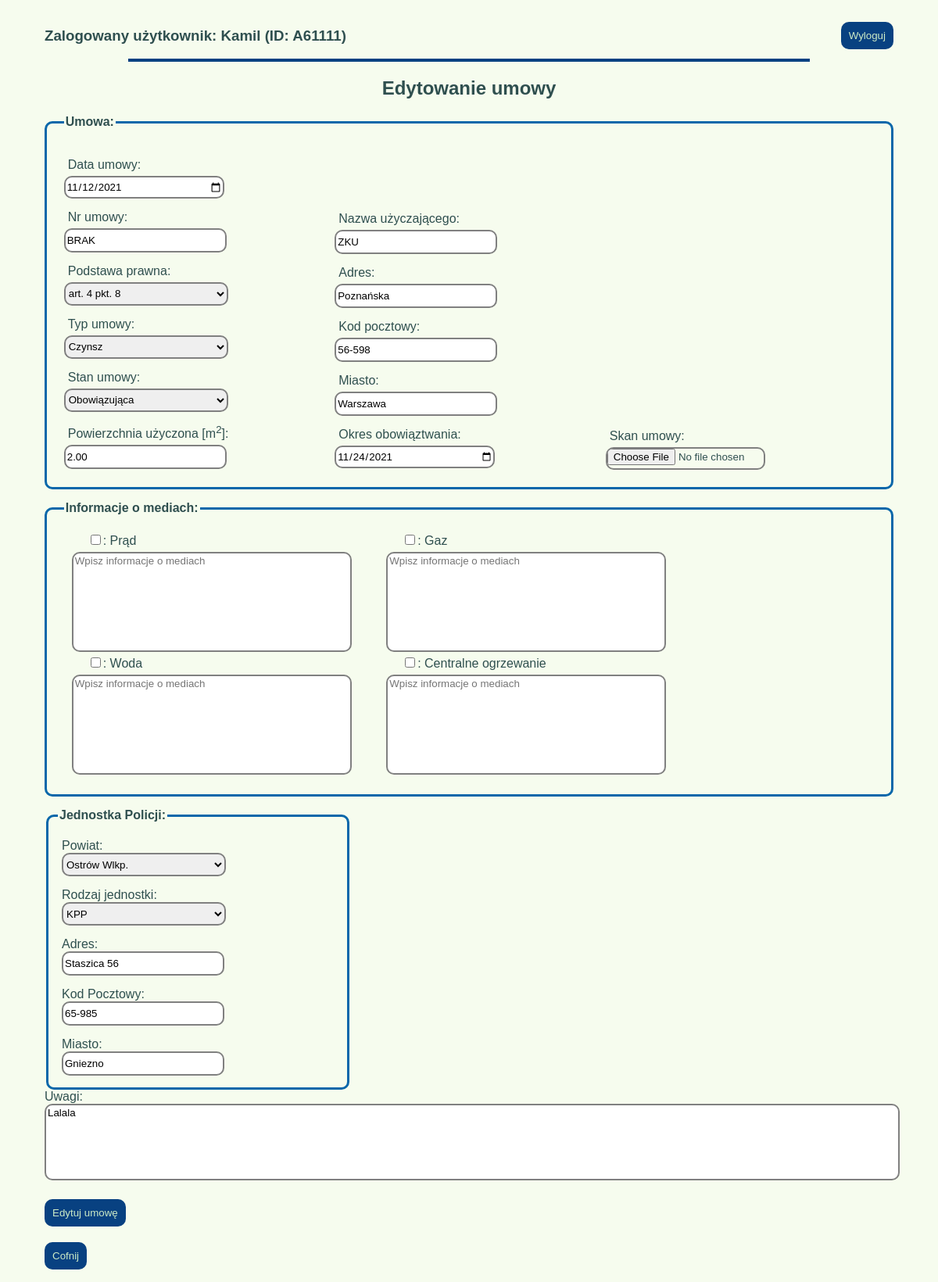
Before: /umowy/edytuj/1/ (signed in) with the older database file.
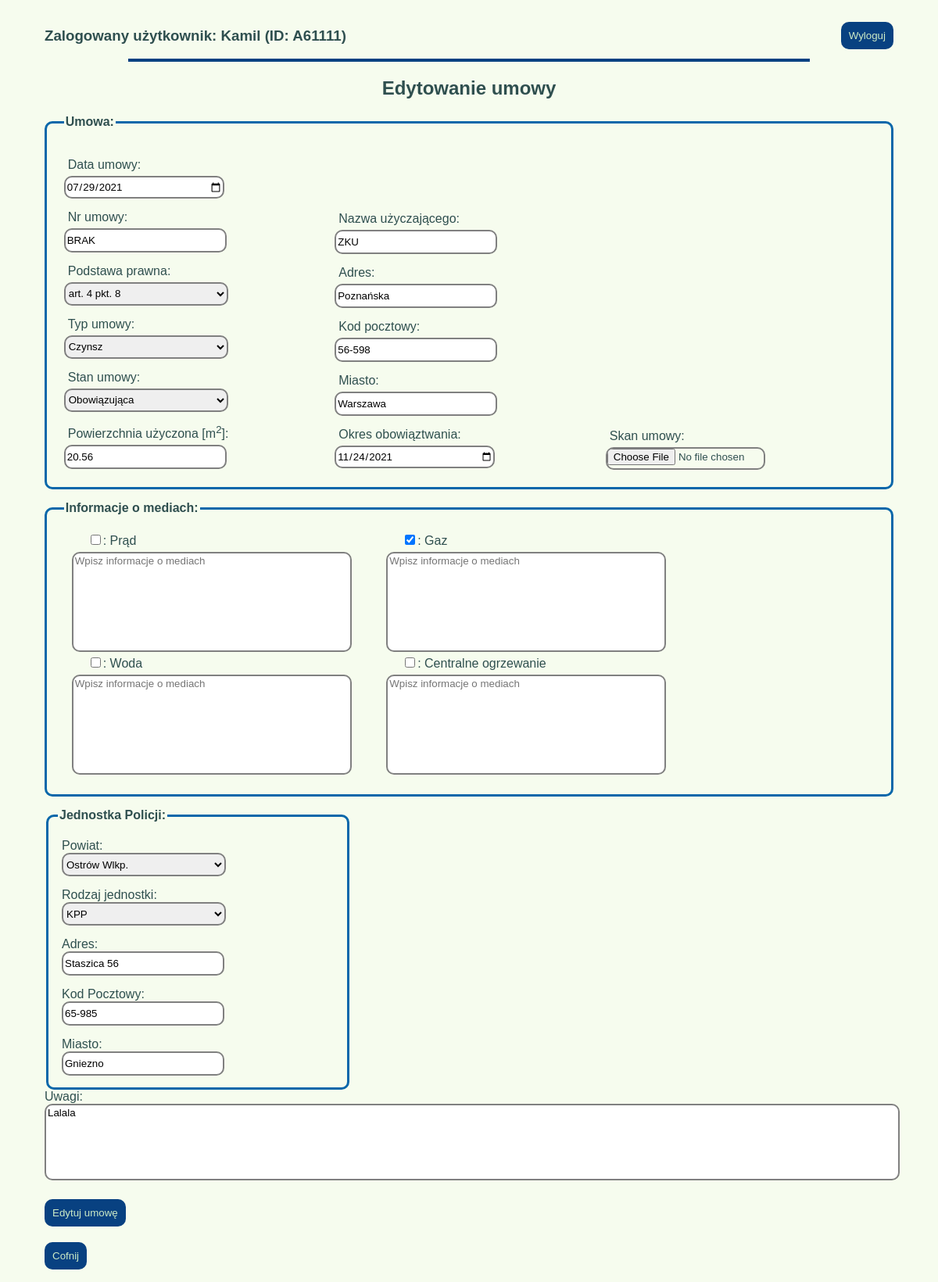
After: the same page with the newer database file.
### umowyapp/models.py (models this page shows, shortened)
class Umowa(models.Model):
    data_umowy = models.DateField(null=False)
    nr_umowy = models.CharField(max_length=20, blank=True, default="BRAK")
    podstawa_prawna = models.ForeignKey(Podstawa_prawna, on_delete=models.CASCADE, blank=True)
    nazwa_uzyczajacego = models.CharField(max_length=30, null=True)
    adres_uzyczajacego = models.CharField(max_length=30, null=True)
    kod_pocztowy_uzyczajacego = models.CharField(max_length=6, null=True)
    miasto_uzyczajacego = models.CharField(max_length=20, null=True)
    okres_obowiazywania = models.DateField(blank=True, default="")
    typ_umowy = models.ForeignKey(Rodzaj_umowy, on_delete=models.CASCADE)
    pow_uzyczona = models.DecimalField(max_digits=4, decimal_places=2, null=True, blank=True)
    rodzaj_kosztow_prad = models.BooleanField()
    informacje_prad = models.TextField(blank=True, default="")
    rodzaj_kosztow_gaz = models.BooleanField()
    informacje_gaz = models.TextField(blank=True, default="")
    rodzaj_kosztow_woda = models.BooleanField()
    informacje_woda = models.TextField(blank=True, default="")
    rodzaj_kosztow_co = models.BooleanField()
    informacje_co = models.TextField(blank=True, default="")
    powiaty_jedn = models.ForeignKey(Powiaty_Wlkp, on_delete=models.CASCADE)
    rodzaj_jedn = models.ForeignKey(Rodzaje_jednostek, on_delete=models.CASCADE)
    adres_jedn = models.CharField(max_length=30, null=True)
    miasto_jedn = models.CharField(max_length=20, null=True)
    kod_pocztowy_jedn = models.CharField(max_length=6, null=True)
    skan_umowy = models.FileField(upload_to='umowy_pdf', null=True, blank=True)
    stan_umowy = models.ForeignKey(Stan_umow, on_delete=models.CASCADE, blank=False, default=1)
    uwagi = models.TextField(blank=True, default="")
    deleted = models.BooleanField(null=False, default=0)
    created = models.DateTimeField(auto_now_add=True)
    modified = models.DateTimeField(auto_now=True)
    autor = models.ForeignKey("auth.User", on_delete=models.CASCADE)

### umowyapp/views.py (the view)
# urls.py: path('edytuj/<int:id>/', edytuj_umowe, name="edytuj_umowe"),
@login_required
def edytuj_umowe(request, id):
    umowa_edit = get_object_or_404(Umowa, pk=id)
    umowa_form = UmowyForm(request.POST or None, request.FILES or None, instance=umowa_edit)
    if umowa_form.is_valid():
        umowa_form.save()
        return redirect(wszystkie_umowy)
    return render(request, 'umowa_form.html', {'umowa_form': umowa_form, 'nowy': False})

### umowyapp/models.py (called while the page is built)
    def __str__(self):
        return self.powiat_jedn()

    def powiat_jedn(self):
        return "{}".format(self.powiat)

    def __str__(self):
        return self.rodzaj_jedn()

    def rodzaj_jedn(self):
        return "{}".format(self.rodzaj)

    def __str__(self):
        return self.stan_umowy()

    def stan_umowy(self):
        return "{}".format(self.stan)

    def __str__(self):
        return self.rodzaj_um()

    def rodzaj_um(self):
        return "{}".format(self.rodz_um)

    def __str__(self):
        return self.podstawa_praw()

    def podstawa_praw(self):
        return "{}".format(self.podstawa)

### templates/umowa_form.html (shortened to what this page needs)
{%extends 'start.html'%}
{%load bootstrap%}
{%block strona%}
{%if nowy%}
<h2 class="naglowki_form">Dodawanie nowej umowy</h2>
{%else%}
<h2 class="naglowki_form"> Edytowanie umowy</h2>
{%endif%}
<form method="post" enctype="multipart/form-data">
    <fieldset class="podglad_umow">
        <legend><b>Umowa:</b></legend>
        <div class="formularz">
            <label>Data umowy: </label>{{umowa_form.data_umowy}}
            <label>Nr umowy: </label>{{umowa_form.nr_umowy}}
            <label>Podstawa prawna:</label> {{umowa_form.podstawa_prawna}}
            <label>Typ umowy:</label> {{umowa_form.typ_umowy}}
            <label>Stan umowy:</label> {{umowa_form.stan_umowy}}
            <label>Powierzchnia użyczona [m<sup>2</sup>]:</label> <input type="number" step="any" name="pow_uzyczona"
                                                                 placeholder="wpisz powierzchnie"
                                                                 value={{umowa_form.pow_uzyczona.value}}></label>
        </div>
        <div class="formularz">
            <label>Nazwa użyczającego:</label> {{umowa_form.nazwa_uzyczajacego}}
            <label>Adres:</label> {{umowa_form.adres_uzyczajacego}}
            <label>Kod pocztowy:</label> {{umowa_form.kod_pocztowy_uzyczajacego}}
            <label>Miasto:</label> {{umowa_form.miasto_uzyczajacego}}
            <label>Okres obowiąztwania:</label> {{umowa_form.okres_obowiazywania}}
        </div>
        <div class="formularz">
            <label>Skan umowy:</label> {{umowa_form.skan_umowy}}
        </div>
    </fieldset>
    <fieldset class="podglad_umow">
        <legend><b>Informacje o mediach:</b></legend>
        <div class="formularz_media">
            <label>{{umowa_form.rodzaj_kosztow_prad}}: {{umowa_form.rodzaj_kosztow_prad.label}}<br>
                <textarea class="media-form" placeholder="Wpisz informacje o mediach" name="informacje_prad"   rows="10" cols="35" >{{umowa_form.informacje_prad.value}}</textarea></label>
        </div>
        <div class="formularz_media">
            <label>{{umowa_form.rodzaj_kosztow_gaz}}: {{umowa_form.rodzaj_kosztow_gaz.label}}<br>
                <textarea class="media-form" placeholder="Wpisz informacje o mediach" name="informacje_gaz" rows="10" cols="35" >{{umowa_form.informacje_gaz.value}}</textarea></label>
        </div>
        <div class="formularz_media">
            <label>{{umowa_form.rodzaj_kosztow_woda}}: {{umowa_form.rodzaj_kosztow_woda.label}}<br>
                <textarea class="media-form" placeholder="Wpisz informacje o mediach" name="informacje_woda" rows="10" cols="35" >{{umowa_form.informacje_woda.value}}</textarea></label>
        </div>
        <div class="formularz_media">
            <label>{{umowa_form.rodzaj_kosztow_co}}: {{umowa_form.rodzaj_kosztow_co.label}}<br>
                <textarea class="media-form" placeholder="Wpisz informacje o mediach" name="informacje_co" rows="10" cols="35" >{{umowa_form.informacje_co.value}}</textarea></label>
        </div>
    </fieldset>
    <fieldset class="formularz">
        <legend><b>Jednostka Policji:</b></legend>
        <label class="adres_jednostki">Powiat: <br> {{umowa_form.powiaty_jedn}}</label>
        <label>Rodzaj jednostki:<br> {{umowa_form.rodzaj_jedn}}</label>
        <label>Adres:<br> {{umowa_form.adres_jedn}}</label>
        <label>Kod Pocztowy:<br> {{umowa_form.kod_pocztowy_jedn}}</label>
        <label>Miasto:<br> {{umowa_form.miasto_jedn}}</label>
    </fieldset>
    <div>
        <label>{{umowa_form.uwagi.label}}: <br>
            <textarea class="uwagi" placeholder="Wpisz niezbędne informacje" name="uwagi">{{umowa_form.uwagi.value}}</textarea></label>
    </div>
    {% if nowy %}
    <div>
        <button type="submit" class="button-general">Dodaj umowę</button>
    </div>
    {% else %}
    <div>
        <button type="submit" class="button-general">Edytuj umowę</button>
    </div>
    {% endif %}
</form>
<div>
    <a href="{% url 'wszystkie_umowy'%}">
        <button class="button-general">Cofnij</button>
    </a>
</div>
{%endblock%}

Changed rows visible on the page:
changed Umowa "BRAK": data_umowy "11/12/2021" → "07/29/2021"; pow_uzyczona "2.00" → "20.56"; rodzaj_kosztow_gaz "☐" → "☑"
